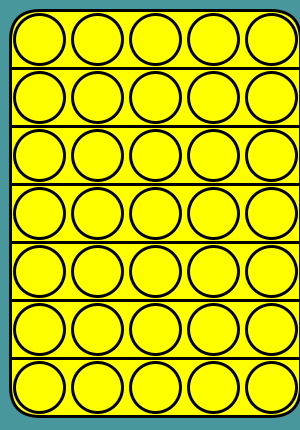
Frame 1 (no input)
Frame 60 (the mouse pressed at the canvas centre just before this capture): identical to frame 1, image omitted
Frame 120 (the mouse held since frame 60 and released just before this capture): identical to frame 1, image omitted

The Processing sketch that drew this single still picture (run headless with seeded random() and noise(); from frame 60 on, the mouse is pressed at the canvas centre):

// Processing sketch: week09_5_bubble_happy_part2
// ── week09_5_bubble_happy_part2.pde
// week09_5_bubble_happy_part2
void setup(){
  size(300,430);
}
int[][]a=new int[7][5];
void draw(){
  background(72,151,156);
  strokeWeight(3);
  fill(255,255,0);
  rect(10,10,58*5,58*7, 30);
  for(int i=10+58; i<10+58*7; i+=58){
    line(10,i,300,i);
}
for(int i=0; i<7; i++){
  for(int j=0; j<5;j++){
    int x= 39+j*58, y=39+i*58;
    if(mousePressed && dist(x,y,mouseX,mouseY)<29 && mouseButton==LEFT) a[i][j] =1;
    if(mousePressed && dist(x,y,mouseX,mouseY)<29 && mouseButton==RIGHT) a[i][j] =0;
    if(a[i][j]==1) 
    fill(255,0,0);
    else fill(255, 255, 0);
    ellipse(x,y,50,50);
  }
}
}
